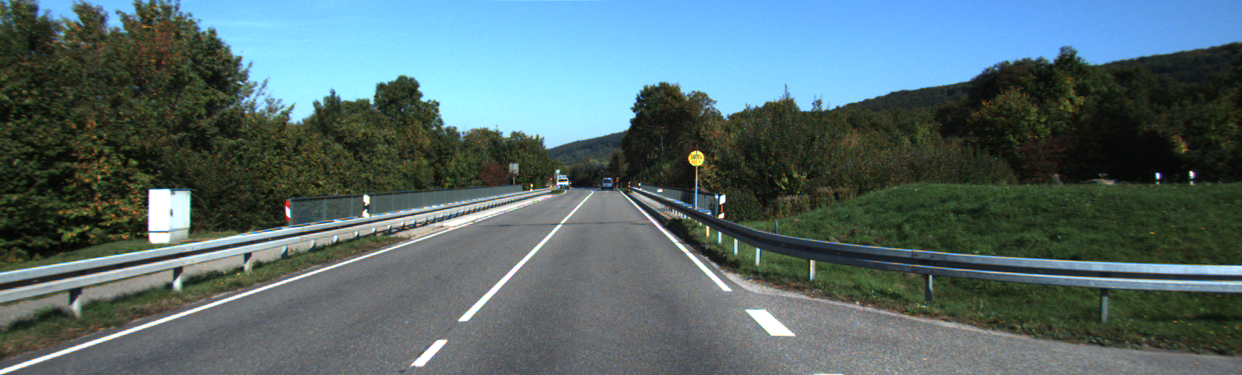
//> input picture street_scene.png, 1242 x 375 px
$ ./Lab4task2   (built with g++ and OpenCV 4)
//> lines starting //> are read from the running program, lines starting //| are printed output that depends on the picture; after the words box and inside, x2 and y2 are one past the last pixel; in counts of white or black regions, pixels touching at a corner belong together

// Task 1
// Write a program that loads the image provided (street_scene.png), shows it and evaluates
// the Canny image. To verify the effect on the final result, add one or more trackbar(s) 1 to
// control the parameters of the Canny edge detector. Move the trackbars and check how
// changing each parameter has an influence on the resulting image. Please note: the Canny
// image shall be refreshed every time a trackbar is modified.


#include<opencv2/core/core.hpp>
#include<opencv2/highgui/highgui.hpp>
#include<opencv2/imgproc.hpp>
#include<iostream>


using namespace std;
using namespace cv;

Mat colorImage;
Mat grayImage,bluredImage,detected_edges, final, croppedframe;

int lowThreshold = 0;
const int max_lowThreshold = 100;
// const int ratio = 3;
const int kernel_size = 3;
const char* window_name = "Canny Image";

static void CannyThreshold(int, void*)
{

//step2: we apply gaussian blur
GaussianBlur( grayImage, bluredImage, Size( 5,5), 0, 0 );

//step3:Apply Canny edge detection
Canny( bluredImage, detected_edges, lowThreshold, lowThreshold*3, kernel_size );

final = Scalar::all(0);
colorImage.copyTo( final, detected_edges);
imshow( window_name, final );

}

int main(int argc, char** argv)
{
colorImage = cv::imread("street_scene.png", IMREAD_COLOR);
//> colorImage is the input picture: 375 rows x 1242 cols, CV_8UC3; mean B, G, R 109, 106.5, 85.4
imshow("Original image",colorImage);

//step1: convert to grayscale
cvtColor(colorImage,grayImage, COLOR_BGR2GRAY);
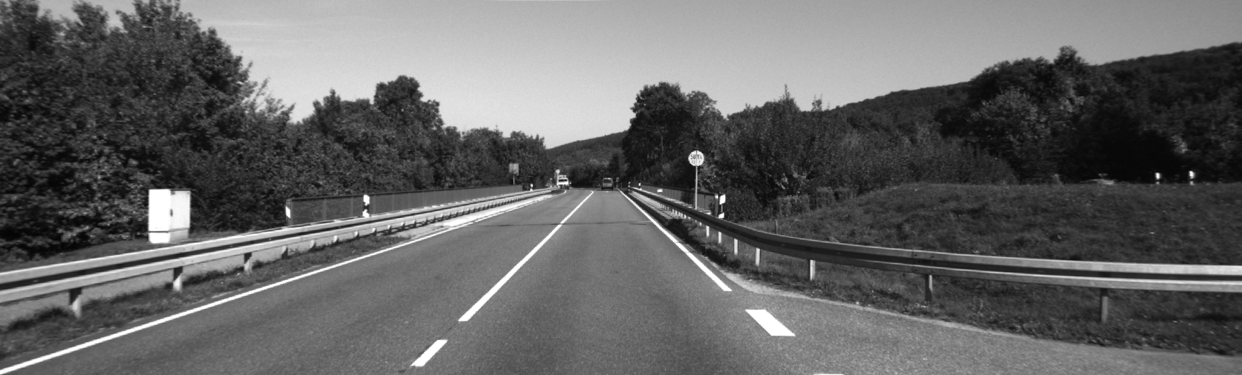
//> grayImage: 375 rows x 1242 cols, CV_8UC1; min 4, max 255, mean 100.5
namedWindow( window_name, WINDOW_AUTOSIZE );
// //creating the trackbar and calling it
// createTrackbar( "Min Threshold:", window_name, &lowThreshold, max_lowThreshold, CannyThreshold);


// i used threshold to segment out only the white lines using appropriate threshold values .
Mat thresh1;
threshold(grayImage, thresh1, 240, 255, cv::THRESH_BINARY);
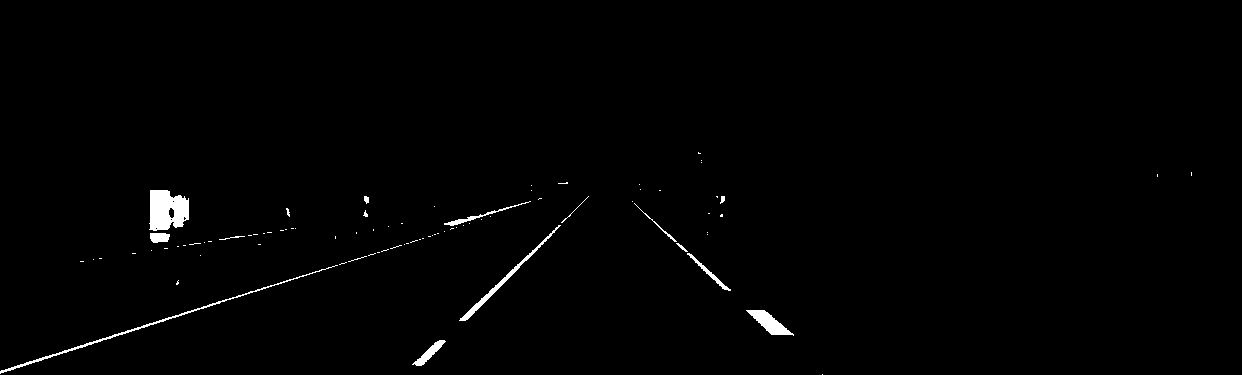
//> thresh1: 375 rows x 1242 cols, CV_8UC1; 0.95% white; 85 white regions (69 under 20 px), largest, box (x1, y1, x2, y2) and area: (149, 190, 189, 231) 1277, (0, 265, 338, 374) 729, (459, 225, 561, 321) 533
imshow("thresh1",thresh1);

//cropping the frame to select only the bottom half of the image as the road will be on the bottom half roughly
// croppedframe = grayImage(Rect(0,grayImage.rows/2,grayImage.cols,grayImage.rows/2));

// imshow("cropped Image",croppedframe);
//creating a final bnw image to write the pixels to this file.
Mat final(colorImage.size().height, colorImage.size().width, CV_8UC1, cv::Scalar(0));

// i used threshold to segment out only the white lines using appropriate threshold values .
// threshold(croppedframe, croppedframe, 240, 255, cv::THRESH_BINARY);
// imshow("threshcropped",croppedframe);

// now i am going to select a region of interest by specifying the coordinates to create a mask

    Point P1(2, 366);
    Point P2(539, 194);
    Point P3(632, 197);
    Point P4(828, 373);


   vector< vector<Point> >  co_ordinates; //vector of vector points. this is named as co_ordinates
   co_ordinates.push_back(vector<Point>());
   co_ordinates[0].push_back(P1);
   co_ordinates[0].push_back(P2);
   co_ordinates[0].push_back(P3);
   co_ordinates[0].push_back(P4);

   fillPoly(final, co_ordinates, cv::Scalar(255,255,255));// in the image named final we are drawing the coordinates and filling it with the color specified
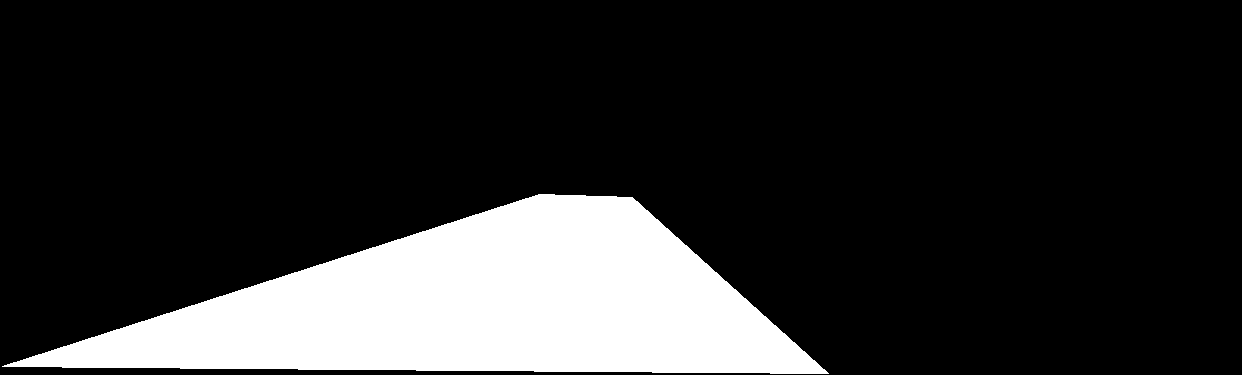
//> final: 375 rows x 1242 cols, CV_8UC1; 17.5% white; 1 white region, box (x1, y1, x2, y2) and area: (2, 194, 829, 374) 81629


    imshow("fillpoly",final);


    Mat maskedIm = thresh1.clone();
    bitwise_and(thresh1, final, maskedIm); // using and operation with the mask on the filled polygon
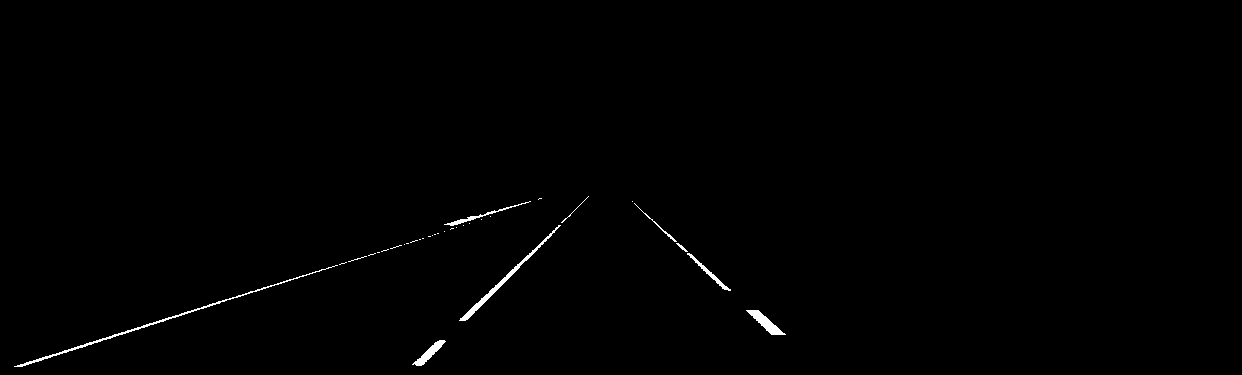
//> maskedIm: 375 rows x 1242 cols, CV_8UC1; 0.53% white; 33 white regions (23 under 20 px), largest, box (x1, y1, x2, y2) and area: (14, 265, 338, 367) 681, (459, 225, 561, 321) 533, (746, 310, 786, 335) 343
    imshow("masked final",maskedIm);


waitKey(0);
return(0);

}
